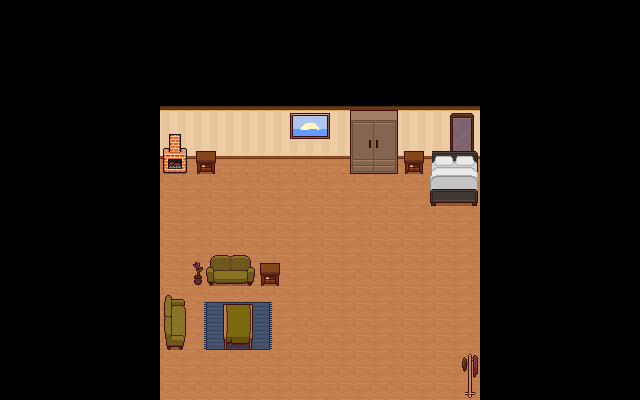

A level layout from a 2D game, rendered from its tile map. Below: a short description, then the map file with tile-grid data replaced by summaries:
An orthogonal 40x25 tile map with 16x16 px tiles, 6 tile layers (Tile Layer 1, Ground2, Bottom1, Bottom2, ...), 5 tilesets.

<map version="1.10" tiledversion="1.12.1" orientation="orthogonal" renderorder="right-down" width="40" height="25" tilewidth="16" tileheight="16" infinite="0" nextlayerid="7" nextobjectid="1">
 <tileset firstgid="1" source="../tilesets/Tile10.tsx" />
 <tileset firstgid="2347" source="../tilesets/Tile13.tsx" />
 <tileset firstgid="2483" source="../tilesets/Tile11.tsx" />
 <tileset firstgid="2693" source="../tilesets/Tile15.tsx" />
 <tileset firstgid="3269" source="../tilesets/Tile12.tsx" />
 <layer id="1" name="Tile Layer 1" width="40" height="25">
  <data>[1000 cells, 1000 non-empty, 850 distinct tile ids]</data>
 </layer>
 <layer id="2" name="Ground2" width="40" height="25">
  <data>[1000 cells, 380 non-empty, 13 distinct tile ids]</data>
 </layer>
 <layer id="5" name="Bottom1" width="40" height="25">
  <data>[1000 cells, 66 non-empty, 66 distinct tile ids]</data>
 </layer>
 <layer id="6" name="Bottom2" width="40" height="25">
  <data>[1000 cells, 64 non-empty, 60 distinct tile ids]</data>
 </layer>
 <layer id="4" name="Player" width="40" height="25">
  <data>[1000 cells, 0 non-empty, 0 distinct tile ids]</data>
 </layer>
 <layer id="3" name="Above1" width="40" height="25">
  <data>[1000 cells, 0 non-empty, 0 distinct tile ids]</data>
 </layer>
</map>
